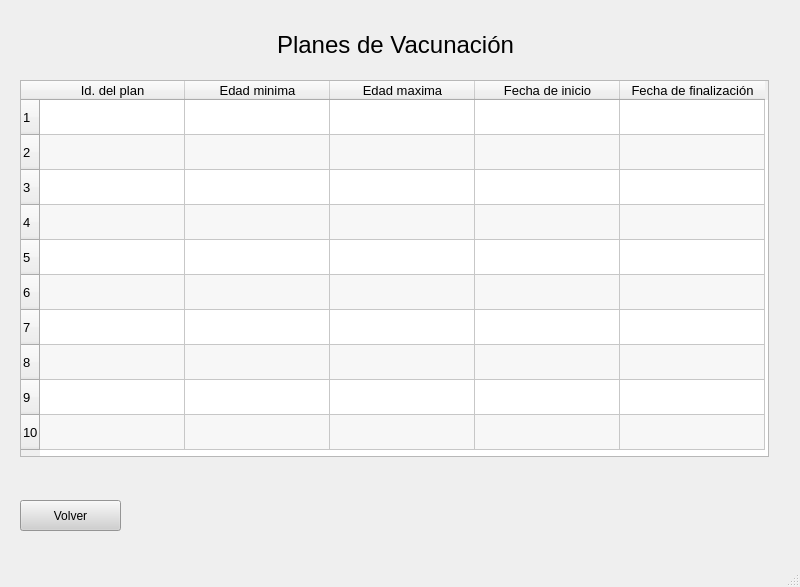
<?xml version="1.0" encoding="UTF-8"?>
<ui version="4.0">
 <class>ConsultarTodoPlan</class>
 <widget class="QMainWindow" name="ConsultarTodoPlan">
  <property name="geometry">
   <rect>
    <x>0</x>
    <y>0</y>
    <width>800</width>
    <height>587</height>
   </rect>
  </property>
  <property name="windowTitle">
   <string>MainWindow</string>
  </property>
  <widget class="QWidget" name="centralwidget">
   <widget class="QLabel" name="label">
    <property name="geometry">
     <rect>
      <x>250</x>
      <y>20</y>
      <width>291</width>
      <height>51</height>
     </rect>
    </property>
    <property name="text">
     <string>&lt;html&gt;&lt;head/&gt;&lt;body&gt;&lt;p align=&quot;center&quot;&gt;&lt;span style=&quot; font-size:18pt;&quot;&gt;Planes de Vacunación&lt;/span&gt;&lt;/p&gt;&lt;/body&gt;&lt;/html&gt;</string>
    </property>
   </widget>
   <widget class="QTableWidget" name="tableWidget">
    <property name="geometry">
     <rect>
      <x>20</x>
      <y>80</y>
      <width>749</width>
      <height>377</height>
     </rect>
    </property>
    <property name="sizePolicy">
     <sizepolicy hsizetype="Expanding" vsizetype="Expanding">
      <horstretch>0</horstretch>
      <verstretch>0</verstretch>
     </sizepolicy>
    </property>
    <property name="font">
     <font>
      <family>Arial</family>
      <pointsize>10</pointsize>
      <weight>50</weight>
      <bold>false</bold>
     </font>
    </property>
    <property name="alternatingRowColors">
     <bool>true</bool>
    </property>
    <property name="showGrid">
     <bool>true</bool>
    </property>
    <property name="sortingEnabled">
     <bool>false</bool>
    </property>
    <property name="wordWrap">
     <bool>true</bool>
    </property>
    <property name="cornerButtonEnabled">
     <bool>true</bool>
    </property>
    <attribute name="horizontalHeaderCascadingSectionResizes">
     <bool>false</bool>
    </attribute>
    <attribute name="horizontalHeaderDefaultSectionSize">
     <number>145</number>
    </attribute>
    <attribute name="verticalHeaderDefaultSectionSize">
     <number>35</number>
    </attribute>
    <row>
     <property name="text">
      <string>1</string>
     </property>
    </row>
    <row>
     <property name="text">
      <string>2</string>
     </property>
    </row>
    <row>
     <property name="text">
      <string>3</string>
     </property>
    </row>
    <row>
     <property name="text">
      <string>4</string>
     </property>
    </row>
    <row>
     <property name="text">
      <string>5</string>
     </property>
    </row>
    <row>
     <property name="text">
      <string>6</string>
     </property>
    </row>
    <row>
     <property name="text">
      <string>7</string>
     </property>
    </row>
    <row>
     <property name="text">
      <string>8</string>
     </property>
    </row>
    <row>
     <property name="text">
      <string>9</string>
     </property>
    </row>
    <row>
     <property name="text">
      <string>10</string>
     </property>
    </row>
    <column>
     <property name="text">
      <string>Id. del plan</string>
     </property>
    </column>
    <column>
     <property name="text">
      <string>Edad minima</string>
     </property>
    </column>
    <column>
     <property name="text">
      <string>Edad maxima</string>
     </property>
    </column>
    <column>
     <property name="text">
      <string>Fecha de inicio</string>
     </property>
    </column>
    <column>
     <property name="text">
      <string>Fecha de finalización</string>
     </property>
    </column>
   </widget>
   <widget class="QPushButton" name="pushButton">
    <property name="geometry">
     <rect>
      <x>20</x>
      <y>500</y>
      <width>101</width>
      <height>31</height>
     </rect>
    </property>
    <property name="styleSheet">
     <string notr="true">background-color: rgb(208, 208, 208);</string>
    </property>
    <property name="text">
     <string>Volver</string>
    </property>
   </widget>
   <widget class="QLabel" name="label_2">
    <property name="geometry">
     <rect>
      <x>160</x>
      <y>500</y>
      <width>541</width>
      <height>31</height>
     </rect>
    </property>
    <property name="text">
     <string>&lt;html&gt;&lt;head/&gt;&lt;body&gt;&lt;p align=&quot;center&quot;&gt;&lt;br/&gt;&lt;/p&gt;&lt;/body&gt;&lt;/html&gt;</string>
    </property>
   </widget>
  </widget>
  <widget class="QMenuBar" name="menubar">
   <property name="geometry">
    <rect>
     <x>0</x>
     <y>0</y>
     <width>800</width>
     <height>21</height>
    </rect>
   </property>
  </widget>
  <widget class="QStatusBar" name="statusbar"/>
 </widget>
 <resources/>
 <connections/>
</ui>
